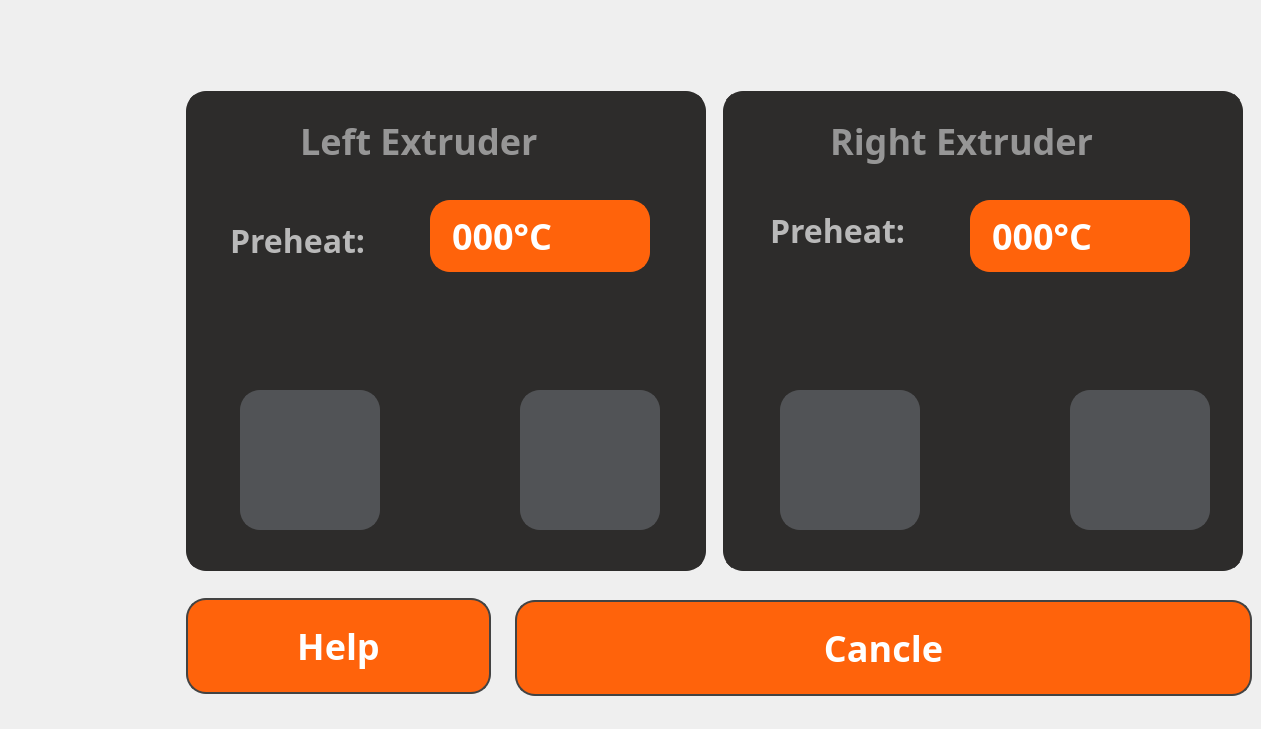
    <widget class="QWidget" name="page_ChangeFilament2">
     <widget class="QPushButton" name="pushButton_105">
      <property name="geometry">
       <rect>
        <x>0</x>
        <y>0</y>
        <width>180</width>
        <height>180</height>
       </rect>
      </property>
      <property name="styleSheet">
       <string notr="true">outline:none;image: url(:/image/PrintInactive.png);
border:none;</string>
      </property>
      <property name="text">
       <string/>
      </property>
     </widget>
     <widget class="QPushButton" name="pushButton_106">
      <property name="geometry">
       <rect>
        <x>0</x>
        <y>180</y>
        <width>180</width>
        <height>180</height>
       </rect>
      </property>
      <property name="styleSheet">
       <string notr="true">outline:none;image: url(:/image/FilamentActive(2).png);
border:none;</string>
      </property>
      <property name="text">
       <string/>
      </property>
     </widget>
     <widget class="QPushButton" name="pushButton_107">
      <property name="geometry">
       <rect>
        <x>0</x>
        <y>360</y>
        <width>180</width>
        <height>180</height>
       </rect>
      </property>
      <property name="styleSheet">
       <string notr="true">outline:none;image: url(:/image/ToolsInactive.png);
border:none;</string>
      </property>
      <property name="text">
       <string/>
      </property>
     </widget>
     <widget class="QPushButton" name="pushButton_108">
      <property name="geometry">
       <rect>
        <x>0</x>
        <y>540</y>
        <width>180</width>
        <height>180</height>
       </rect>
      </property>
      <property name="styleSheet">
       <string notr="true">outline:none;image: url(:/image/AboutInactive.png);
border:none;</string>
      </property>
      <property name="text">
       <string/>
      </property>
     </widget>
     <widget class="QPushButton" name="pushButton_109">
      <property name="geometry">
       <rect>
        <x>430</x>
        <y>200</y>
        <width>220</width>
        <height>72</height>
       </rect>
      </property>
      <property name="font">
       <font>
        <family>Barlow</family>
        <pointsize>-1</pointsize>
        <weight>75</weight>
        <bold>true</bold>
       </font>
      </property>
      <property name="styleSheet">
       <string notr="true">font-weight: bold;
font-family:Barlow;outline:none;border-radius: 20px;
background-color: rgb(255, 99, 11);
color: rgb(255, 255, 255);
font-size: 36px;
text-align: left;
font-family: Barlow;
border: 2px solid rgb(255, 99, 11) ;
padding-left:20px;</string>
      </property>
      <property name="text">
       <string>000°C</string>
      </property>
     </widget>
     <widget class="QPushButton" name="pushButton_110">
      <property name="geometry">
       <rect>
        <x>970</x>
        <y>200</y>
        <width>220</width>
        <height>72</height>
       </rect>
      </property>
      <property name="font">
       <font>
        <family>Barlow</family>
        <pointsize>-1</pointsize>
        <weight>75</weight>
        <bold>true</bold>
       </font>
      </property>
      <property name="styleSheet">
       <string notr="true">font-weight: bold;
font-family:Barlow;outline:none;border-radius: 20px;
background-color: rgb(255, 99, 11);
color: rgb(255, 255, 255);
font-size: 36px;
text-align: left;
font-family: Barlow;
border: 2px solid rgb(255, 99, 11) ;
padding-left:20px;</string>
      </property>
      <property name="text">
       <string>000°C</string>
      </property>
     </widget>
     <widget class="QPushButton" name="pushButton_111">
      <property name="geometry">
       <rect>
        <x>240</x>
        <y>390</y>
        <width>140</width>
        <height>140</height>
       </rect>
      </property>
      <property name="styleSheet">
       <string notr="true">QPushButton{
	outline:none;
	background-color: rgb(81, 83, 86);
	image: url(:/image/UpEnable.png);
	border: 2px solid rgb(81, 83, 86) ;
	border-radius: 20px;
}
QPushButton:pressed{
	outline:none;
	background-color: rgb(255, 99, 11);
	image: url(:/image/UpActive.png);
	border: 2px solid rgb(255, 99, 11) ;
	border-radius: 20px;
}
QPushButton:disabled{
	outline:none;
	background-color: rgb(81, 83, 86);
	image: url(:/image/UpDisable.png);
	border: 2px solid rgb(81, 83, 86) ;
	border-radius: 20px;
}</string>
      </property>
      <property name="text">
       <string/>
      </property>
     </widget>
     <widget class="QPushButton" name="pushButton_112">
      <property name="geometry">
       <rect>
        <x>520</x>
        <y>390</y>
        <width>140</width>
        <height>140</height>
       </rect>
      </property>
      <property name="styleSheet">
       <string notr="true">QPushButton{
	outline:none;
	background-color: rgb(81, 83, 86);
	image: url(:/image/DownEnable.png);
	border: 2px solid rgb(81, 83, 86) ;
	border-radius: 20px;
}
QPushButton:pressed{
	outline:none;
	background-color: rgb(255, 99, 11);
	image: url(:/image/DownActive.png);
	border: 2px solid rgb(255, 99, 11) ;
	border-radius: 20px;
}
QPushButton:disabled{
	outline:none;
	background-color: rgb(81, 83, 86);
	image: url(:/image/DownDisable.png);
	border: 2px solid rgb(81, 83, 86) ;
	border-radius: 20px;
}</string>
      </property>
      <property name="text">
       <string/>
      </property>
     </widget>
     <widget class="QPushButton" name="pushButton_114">
      <property name="geometry">
       <rect>
        <x>780</x>
        <y>390</y>
        <width>140</width>
        <height>140</height>
       </rect>
      </property>
      <property name="styleSheet">
       <string notr="true">QPushButton{
	outline:none;
	background-color: rgb(81, 83, 86);
	image: url(:/image/UpEnable.png);
	border: 2px solid rgb(81, 83, 86) ;
	border-radius: 20px;
}
QPushButton:pressed{
	outline:none;
	background-color: rgb(255, 99, 11);
	image: url(:/image/UpActive.png);
	border: 2px solid rgb(255, 99, 11) ;
	border-radius: 20px;
}
QPushButton:disabled{
	outline:none;
	background-color: rgb(81, 83, 86);
	image: url(:/image/UpDisable.png);
	border: 2px solid rgb(81, 83, 86) ;
	border-radius: 20px;
}</string>
      </property>
      <property name="text">
       <string/>
      </property>
     </widget>
     <widget class="QPushButton" name="pushButton_115">
      <property name="geometry">
       <rect>
        <x>1070</x>
        <y>390</y>
        <width>140</width>
        <height>140</height>
       </rect>
      </property>
      <property name="styleSheet">
       <string notr="true">QPushButton{
	outline:none;
	background-color: rgb(81, 83, 86);
	image: url(:/image/DownEnable.png);
	border: 2px solid rgb(81, 83, 86) ;
	border-radius: 20px;
}
QPushButton:pressed{
	outline:none;
	background-color: rgb(255, 99, 11);
	image: url(:/image/DownActive.png);
	border: 2px solid rgb(255, 99, 11) ;
	border-radius: 20px;
}
QPushButton:disabled{
	outline:none;
	background-color: rgb(81, 83, 86);
	image: url(:/image/DownDisable.png);
	border: 2px solid rgb(81, 83, 86) ;
	border-radius: 20px;
}</string>
      </property>
      <property name="text">
       <string/>
      </property>
     </widget>
     <widget class="QLabel" name="label_227">
      <property name="geometry">
       <rect>
        <x>230</x>
        <y>120</y>
        <width>36</width>
        <height>42</height>
       </rect>
      </property>
      <property name="styleSheet">
       <string notr="true">image: url(:/image/LeftHotendIndecator.png);
background-color: rgba(45, 44, 43, 255);</string>
      </property>
      <property name="text">
       <string/>
      </property>
     </widget>
     <widget class="QLabel" name="label_228">
      <property name="geometry">
       <rect>
        <x>186</x>
        <y>91</y>
        <width>520</width>
        <height>480</height>
       </rect>
      </property>
      <property name="font">
       <font>
        <family>Barlow</family>
        <weight>75</weight>
        <bold>true</bold>
       </font>
      </property>
      <property name="styleSheet">
       <string notr="true">border-radius: 20px;
border: 5px solid rgb(45, 44, 43);
background-color: rgba(45, 44, 43, 255);</string>
      </property>
      <property name="text">
       <string/>
      </property>
     </widget>
     <widget class="QLabel" name="label_229">
      <property name="geometry">
       <rect>
        <x>590</x>
        <y>220</y>
        <width>32</width>
        <height>36</height>
       </rect>
      </property>
      <property name="styleSheet">
       <string notr="true">image: url(:/image/ChangeTemperature.png);
background-color: rgba(255, 255, 255, 0);</string>
      </property>
      <property name="text">
       <string/>
      </property>
     </widget>
     <widget class="QLabel" name="label_230">
      <property name="geometry">
       <rect>
        <x>770</x>
        <y>200</y>
        <width>151</width>
        <height>61</height>
       </rect>
      </property>
      <property name="font">
       <font>
        <family>Barlow</family>
        <pointsize>-1</pointsize>
        <weight>75</weight>
        <bold>true</bold>
       </font>
      </property>
      <property name="styleSheet">
       <string notr="true">font-weight: bold;
font-family:Barlow;background-color: rgb(45, 44, 43);
color: rgb(185, 185, 185);
font-size: 32px;
text-align: left;
font-family: Barlow;</string>
      </property>
      <property name="text">
       <string>Preheat:</string>
      </property>
     </widget>
     <widget class="QLabel" name="label_231">
      <property name="geometry">
       <rect>
        <x>830</x>
        <y>100</y>
        <width>401</width>
        <height>81</height>
       </rect>
      </property>
      <property name="font">
       <font>
        <family>Barlow</family>
        <pointsize>-1</pointsize>
        <weight>75</weight>
        <bold>true</bold>
       </font>
      </property>
      <property name="styleSheet">
       <string notr="true">font-weight: bold;
font-family:Barlow;font-family:Barlow;
color: rgb(150, 150, 150);
border:none;
background-color: rgba(45, 44, 43, 255);
font-size: 36px;
text-align: center;
font-family: Barlow;</string>
      </property>
      <property name="text">
       <string>Right Extruder</string>
      </property>
     </widget>
     <widget class="QLabel" name="label_232">
      <property name="geometry">
       <rect>
        <x>723</x>
        <y>91</y>
        <width>520</width>
        <height>480</height>
       </rect>
      </property>
      <property name="font">
       <font>
        <family>Barlow</family>
        <weight>75</weight>
        <bold>true</bold>
       </font>
      </property>
      <property name="styleSheet">
       <string notr="true">border-radius: 20px;
border: 8px solid rgba(45, 44, 43, 255);
background-color: rgba(45, 44, 43, 255);</string>
      </property>
      <property name="text">
       <string/>
      </property>
     </widget>
     <widget class="QLabel" name="label_233">
      <property name="geometry">
       <rect>
        <x>230</x>
        <y>210</y>
        <width>151</width>
        <height>61</height>
       </rect>
      </property>
      <property name="font">
       <font>
        <family>Barlow</family>
        <pointsize>-1</pointsize>
        <weight>75</weight>
        <bold>true</bold>
       </font>
      </property>
      <property name="styleSheet">
       <string notr="true">font-weight: bold;
font-family:Barlow;background-color: rgb(45, 44, 43);
color: rgb(185, 185, 185);
font-size: 32px;
text-align: left;
font-family: Barlow;</string>
      </property>
      <property name="text">
       <string>Preheat:</string>
      </property>
     </widget>
     <widget class="QLabel" name="label_234">
      <property name="geometry">
       <rect>
        <x>760</x>
        <y>120</y>
        <width>36</width>
        <height>42</height>
       </rect>
      </property>
      <property name="styleSheet">
       <string notr="true">image: url(:/image/RightHotendIndecator.png);
background-color: rgba(45, 44, 43, 255);</string>
      </property>
      <property name="text">
       <string/>
      </property>
     </widget>
     <widget class="QLabel" name="label_235">
      <property name="geometry">
       <rect>
        <x>1140</x>
        <y>220</y>
        <width>32</width>
        <height>36</height>
       </rect>
      </property>
      <property name="styleSheet">
       <string notr="true">image: url(:/image/ChangeTemperature.png);
background-color: rgba(255, 255, 255, 0);</string>
      </property>
      <property name="text">
       <string/>
      </property>
     </widget>
     <widget class="QLabel" name="label_236">
      <property name="geometry">
       <rect>
        <x>300</x>
        <y>100</y>
        <width>401</width>
        <height>81</height>
       </rect>
      </property>
      <property name="font">
       <font>
        <family>Barlow</family>
        <pointsize>-1</pointsize>
        <weight>75</weight>
        <bold>true</bold>
       </font>
      </property>
      <property name="styleSheet">
       <string notr="true">font-weight: bold;
font-family:Barlow;font-family:Barlow;
color: rgb(150, 150, 150);
border:none;
background-color: rgba(45, 44, 43, 255);
font-size: 36px;
text-align: center;
font-family: Barlow;</string>
      </property>
      <property name="text">
       <string>Left Extruder</string>
      </property>
     </widget>
     <widget class="QPushButton" name="pushButton_357">
      <property name="geometry">
       <rect>
        <x>186</x>
        <y>598</y>
        <width>305</width>
        <height>96</height>
       </rect>
      </property>
      <property name="font">
       <font>
        <family>Barlow</family>
        <pointsize>-1</pointsize>
        <weight>75</weight>
        <bold>true</bold>
       </font>
      </property>
      <property name="styleSheet">
       <string notr="true">QPushButton{
	outline:none;border-radius: 20px;
	background-color: rgb(255, 99, 11);
	color: rgba(255, 255, 255, 255);
	font-size: 36px;
	text-align: center;
	font-family: Barlow;
	border: 2px solid rgba(67, 67, 67, 255);font-weight: bold;
	font-family:Barlow;
}

QPushButton::pressed{
	outline:none;border-radius: 20px;
	background-color: rgb(245, 166, 35);
	color: rgba(255, 255, 255, 255);
	font-size: 36px;
	text-align: center;
	font-family: Barlow;
	border: 2px solid rgba(67, 67, 67, 255);font-weight: bold;
	font-family:Barlow;
}

QPushButton::disabled{
	outline:none;border-radius: 20px;
	background-color: rgb(33, 35, 38);
	color: rgba(255, 255, 255, 255);
	font-size: 36px;
	text-align: center;
	font-family: Barlow;
	border: 2px solid rgba(67, 67, 67, 255);font-weight: bold;
	font-family:Barlow;
}</string>
      </property>
      <property name="text">
       <string>Help</string>
      </property>
     </widget>
     <widget class="QPushButton" name="pushButton_358">
      <property name="geometry">
       <rect>
        <x>515</x>
        <y>600</y>
        <width>737</width>
        <height>96</height>
       </rect>
      </property>
      <property name="font">
       <font>
        <family>Barlow</family>
        <pointsize>-1</pointsize>
        <weight>75</weight>
        <bold>true</bold>
       </font>
      </property>
      <property name="styleSheet">
       <string notr="true">QPushButton{
	outline:none;border-radius: 20px;
	background-color: rgb(255, 99, 11);
	color: rgba(255, 255, 255, 255);
	font-size: 36px;
	text-align: center;
	font-family: Barlow;
	border: 2px solid rgba(67, 67, 67, 255);font-weight: bold;
	font-family:Barlow;
}

QPushButton::pressed{
	outline:none;border-radius: 20px;
	background-color: rgb(245, 166, 35);
	color: rgba(255, 255, 255, 255);
	font-size: 36px;
	text-align: center;
	font-family: Barlow;
	border: 2px solid rgba(67, 67, 67, 255);font-weight: bold;
	font-family:Barlow;
}

QPushButton::disabled{
	outline:none;border-radius: 20px;
	background-color: rgb(33, 35, 38);
	color: rgba(255, 255, 255, 255);
	font-size: 36px;
	text-align: center;
	font-family: Barlow;
	border: 2px solid rgba(67, 67, 67, 255);font-weight: bold;
	font-family:Barlow;
}</string>
      </property>
      <property name="text">
       <string>Cancle</string>
      </property>
     </widget>
     <widget class="QLabel" name="label_38">
      <property name="geometry">
       <rect>
        <x>200</x>
        <y>310</y>
        <width>500</width>
        <height>20</height>
       </rect>
      </property>
      <property name="styleSheet">
       <string notr="true">image: url(:/image/2.png);
background-color: rgba(45, 44, 43, 255);</string>
      </property>
      <property name="text">
       <string/>
      </property>
     </widget>
     <widget class="QLabel" name="label_39">
      <property name="geometry">
       <rect>
        <x>740</x>
        <y>310</y>
        <width>500</width>
        <height>20</height>
       </rect>
      </property>
      <property name="styleSheet">
       <string notr="true">image: url(:/image/2.png);
background-color: rgba(45, 44, 43, 255);</string>
      </property>
      <property name="text">
       <string/>
      </property>
     </widget>
     <widget class="QLabel" name="label_40">
      <property name="geometry">
       <rect>
        <x>410</x>
        <y>410</y>
        <width>70</width>
        <height>102</height>
       </rect>
      </property>
      <property name="styleSheet">
       <string notr="true">image: url(:/image/nozzle.png);
background-color: rgb(45, 44, 43);</string>
      </property>
      <property name="text">
       <string/>
      </property>
     </widget>
     <widget class="QLabel" name="label_41">
      <property name="geometry">
       <rect>
        <x>960</x>
        <y>410</y>
        <width>70</width>
        <height>102</height>
       </rect>
      </property>
      <property name="styleSheet">
       <string notr="true">image: url(:/image/nozzle.png);
background-color: rgb(45, 44, 43);</string>
      </property>
      <property name="text">
       <string/>
      </property>
     </widget>
     <zorder>label_228</zorder>
     <zorder>label_232</zorder>
     <zorder>pushButton_105</zorder>
     <zorder>pushButton_106</zorder>
     <zorder>pushButton_107</zorder>
     <zorder>pushButton_108</zorder>
     <zorder>pushButton_109</zorder>
     <zorder>pushButton_110</zorder>
     <zorder>pushButton_111</zorder>
     <zorder>pushButton_112</zorder>
     <zorder>pushButton_114</zorder>
     <zorder>pushButton_115</zorder>
     <zorder>label_227</zorder>
     <zorder>label_229</zorder>
     <zorder>label_230</zorder>
     <zorder>label_231</zorder>
     <zorder>label_233</zorder>
     <zorder>label_234</zorder>
     <zorder>label_235</zorder>
     <zorder>label_236</zorder>
     <zorder>pushButton_357</zorder>
     <zorder>pushButton_358</zorder>
     <zorder>label_39</zorder>
     <zorder>label_38</zorder>
     <zorder>label_40</zorder>
     <zorder>label_41</zorder>
    </widget>
